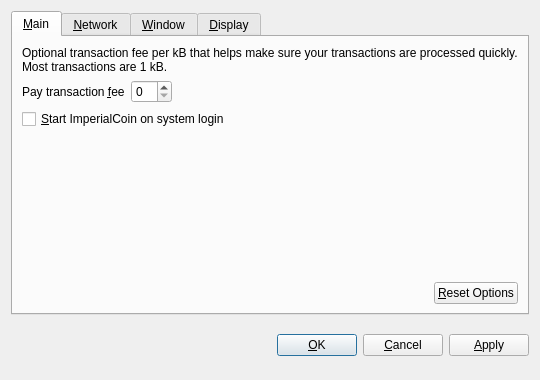
<?xml version="1.0" encoding="UTF-8"?>
<ui version="4.0">
 <class>OptionsDialog</class>
 <widget class="QDialog" name="OptionsDialog">
  <property name="geometry">
   <rect>
    <x>0</x>
    <y>0</y>
    <width>540</width>
    <height>380</height>
   </rect>
  </property>
  <property name="windowTitle">
   <string>Options</string>
  </property>
  <property name="modal">
   <bool>true</bool>
  </property>
  <layout class="QVBoxLayout" name="verticalLayout">
   <item>
    <widget class="QTabWidget" name="tabWidget">
     <property name="tabPosition">
      <enum>QTabWidget::North</enum>
     </property>
     <property name="currentIndex">
      <number>0</number>
     </property>
     <widget class="QWidget" name="tabMain">
      <attribute name="title">
       <string>&amp;Main</string>
      </attribute>
      <layout class="QVBoxLayout" name="verticalLayout_Main">
       <item>
        <widget class="QLabel" name="transactionFeeInfoLabel">
         <property name="text">
          <string>Optional transaction fee per kB that helps make sure your transactions are processed quickly. Most transactions are 1 kB.</string>
         </property>
         <property name="textFormat">
          <enum>Qt::PlainText</enum>
         </property>
         <property name="wordWrap">
          <bool>true</bool>
         </property>
        </widget>
       </item>
       <item>
        <layout class="QHBoxLayout" name="horizontalLayout_1_Main">
         <item>
          <widget class="QLabel" name="transactionFeeLabel">
           <property name="text">
            <string>Pay transaction &amp;fee</string>
           </property>
           <property name="textFormat">
            <enum>Qt::PlainText</enum>
           </property>
           <property name="buddy">
            <cstring>transactionFee</cstring>
           </property>
          </widget>
         </item>
         <item>
          <widget class="BitcoinAmountField" name="transactionFee"/>
         </item>
         <item>
          <spacer name="horizontalSpacer_1_Main">
           <property name="orientation">
            <enum>Qt::Horizontal</enum>
           </property>
           <property name="sizeHint" stdset="0">
            <size>
             <width>40</width>
             <height>20</height>
            </size>
           </property>
          </spacer>
         </item>
        </layout>
       </item>
       <item>
        <widget class="QCheckBox" name="bitcoinAtStartup">
         <property name="toolTip">
          <string>Automatically start ImperialCoin after logging in to the system.</string>
         </property>
         <property name="text">
          <string>&amp;Start ImperialCoin on system login</string>
         </property>
        </widget>
       </item>
       <item>
        <spacer name="verticalSpacer_Main">
         <property name="orientation">
          <enum>Qt::Vertical</enum>
         </property>
         <property name="sizeHint" stdset="0">
          <size>
           <width>20</width>
           <height>40</height>
          </size>
         </property>
        </spacer>
       </item>
       <item>
        <layout class="QHBoxLayout" name="horizontalLayout_2_Main">
         <item>
          <spacer name="horizontalSpacer_2_Main">
           <property name="orientation">
            <enum>Qt::Horizontal</enum>
           </property>
           <property name="sizeHint" stdset="0">
            <size>
             <width>40</width>
             <height>20</height>
            </size>
           </property>
          </spacer>
         </item>
         <item>
          <widget class="QPushButton" name="resetButton">
           <property name="toolTip">
            <string>Reset all client options to default.</string>
           </property>
           <property name="text">
            <string>&amp;Reset Options</string>
           </property>
           <property name="autoDefault">
            <bool>false</bool>
           </property>
          </widget>
         </item>
        </layout>
       </item>
      </layout>
     </widget>
     <widget class="QWidget" name="tabNetwork">
      <attribute name="title">
       <string>&amp;Network</string>
      </attribute>
      <layout class="QVBoxLayout" name="verticalLayout_Network">
       <item>
        <widget class="QCheckBox" name="mapPortUpnp">
         <property name="toolTip">
          <string>Automatically open the ImperialCoin client port on the router. This only works when your router supports UPnP and it is enabled.</string>
         </property>
         <property name="text">
          <string>Map port using &amp;UPnP</string>
         </property>
        </widget>
       </item>
       <item>
        <widget class="QCheckBox" name="connectSocks">
         <property name="toolTip">
          <string>Connect to the ImperialCoin network through a SOCKS proxy (e.g. when connecting through Tor).</string>
         </property>
         <property name="text">
          <string>&amp;Connect through SOCKS proxy:</string>
         </property>
        </widget>
       </item>
       <item>
        <layout class="QHBoxLayout" name="horizontalLayout_Network">
         <item>
          <widget class="QLabel" name="proxyIpLabel">
           <property name="text">
            <string>Proxy &amp;IP:</string>
           </property>
           <property name="textFormat">
            <enum>Qt::PlainText</enum>
           </property>
           <property name="buddy">
            <cstring>proxyIp</cstring>
           </property>
          </widget>
         </item>
         <item>
          <widget class="QValidatedLineEdit" name="proxyIp">
           <property name="maximumSize">
            <size>
             <width>140</width>
             <height>16777215</height>
            </size>
           </property>
           <property name="toolTip">
            <string>IP address of the proxy (e.g. 127.0.0.1)</string>
           </property>
          </widget>
         </item>
         <item>
          <widget class="QLabel" name="proxyPortLabel">
           <property name="text">
            <string>&amp;Port:</string>
           </property>
           <property name="textFormat">
            <enum>Qt::PlainText</enum>
           </property>
           <property name="buddy">
            <cstring>proxyPort</cstring>
           </property>
          </widget>
         </item>
         <item>
          <widget class="QLineEdit" name="proxyPort">
           <property name="maximumSize">
            <size>
             <width>55</width>
             <height>16777215</height>
            </size>
           </property>
           <property name="toolTip">
            <string>Port of the proxy (e.g. 9050)</string>
           </property>
          </widget>
         </item>
         <item>
          <widget class="QLabel" name="socksVersionLabel">
           <property name="text">
            <string>SOCKS &amp;Version:</string>
           </property>
           <property name="textFormat">
            <enum>Qt::PlainText</enum>
           </property>
           <property name="buddy">
            <cstring>socksVersion</cstring>
           </property>
          </widget>
         </item>
         <item>
          <widget class="QValueComboBox" name="socksVersion">
           <property name="toolTip">
            <string>SOCKS version of the proxy (e.g. 5)</string>
           </property>
          </widget>
         </item>
         <item>
          <spacer name="horizontalSpacer_Network">
           <property name="orientation">
            <enum>Qt::Horizontal</enum>
           </property>
           <property name="sizeHint" stdset="0">
            <size>
             <width>40</width>
             <height>20</height>
            </size>
           </property>
          </spacer>
         </item>
        </layout>
       </item>
       <item>
        <spacer name="verticalSpacer_Network">
         <property name="orientation">
          <enum>Qt::Vertical</enum>
         </property>
         <property name="sizeHint" stdset="0">
          <size>
           <width>20</width>
           <height>40</height>
          </size>
         </property>
        </spacer>
       </item>
      </layout>
     </widget>
     <widget class="QWidget" name="tabWindow">
      <attribute name="title">
       <string>&amp;Window</string>
      </attribute>
      <layout class="QVBoxLayout" name="verticalLayout_Window">
       <item>
        <widget class="QCheckBox" name="minimizeToTray">
         <property name="toolTip">
          <string>Show only a tray icon after minimizing the window.</string>
         </property>
         <property name="text">
          <string>&amp;Minimize to the tray instead of the taskbar</string>
         </property>
        </widget>
       </item>
       <item>
        <widget class="QCheckBox" name="minimizeOnClose">
         <property name="toolTip">
          <string>Minimize instead of exit the application when the window is closed. When this option is enabled, the application will be closed only after selecting Quit in the menu.</string>
         </property>
         <property name="text">
          <string>M&amp;inimize on close</string>
         </property>
        </widget>
       </item>
       <item>
        <spacer name="verticalSpacer_Window">
         <property name="orientation">
          <enum>Qt::Vertical</enum>
         </property>
         <property name="sizeHint" stdset="0">
          <size>
           <width>20</width>
           <height>40</height>
          </size>
         </property>
        </spacer>
       </item>
      </layout>
     </widget>
     <widget class="QWidget" name="tabDisplay">
      <attribute name="title">
       <string>&amp;Display</string>
      </attribute>
      <layout class="QVBoxLayout" name="verticalLayout_Display">
       <item>
        <layout class="QHBoxLayout" name="horizontalLayout_1_Display">
         <item>
          <widget class="QLabel" name="langLabel">
           <property name="text">
            <string>User Interface &amp;language:</string>
           </property>
           <property name="textFormat">
            <enum>Qt::PlainText</enum>
           </property>
           <property name="buddy">
            <cstring>lang</cstring>
           </property>
          </widget>
         </item>
         <item>
          <widget class="QValueComboBox" name="lang">
           <property name="toolTip">
            <string>The user interface language can be set here. This setting will take effect after restarting ImperialCoin.</string>
           </property>
          </widget>
         </item>
        </layout>
       </item>
       <item>
        <layout class="QHBoxLayout" name="horizontalLayout_2_Display">
         <item>
          <widget class="QLabel" name="unitLabel">
           <property name="text">
            <string>&amp;Unit to show amounts in:</string>
           </property>
           <property name="textFormat">
            <enum>Qt::PlainText</enum>
           </property>
           <property name="buddy">
            <cstring>unit</cstring>
           </property>
          </widget>
         </item>
         <item>
          <widget class="QValueComboBox" name="unit">
           <property name="toolTip">
            <string>Choose the default subdivision unit to show in the interface and when sending coins.</string>
           </property>
          </widget>
         </item>
        </layout>
       </item>
       <item>
        <widget class="QCheckBox" name="displayAddresses">
         <property name="toolTip">
          <string>Whether to show ImperialCoin addresses in the transaction list or not.</string>
         </property>
         <property name="text">
          <string>&amp;Display addresses in transaction list</string>
         </property>
        </widget>
       </item>
       <item>
        <spacer name="verticalSpacer_Display">
         <property name="orientation">
          <enum>Qt::Vertical</enum>
         </property>
         <property name="sizeHint" stdset="0">
          <size>
           <width>20</width>
           <height>40</height>
          </size>
         </property>
        </spacer>
       </item>
      </layout>
     </widget>
    </widget>
   </item>
   <item>
    <layout class="QHBoxLayout" name="horizontalLayout_Buttons">
     <item>
      <spacer name="horizontalSpacer_1">
       <property name="orientation">
        <enum>Qt::Horizontal</enum>
       </property>
       <property name="sizeHint" stdset="0">
        <size>
         <width>40</width>
         <height>48</height>
        </size>
       </property>
      </spacer>
     </item>
     <item>
      <widget class="QLabel" name="statusLabel">
       <property name="font">
        <font>
         <weight>75</weight>
         <bold>true</bold>
        </font>
       </property>
       <property name="text">
        <string/>
       </property>
       <property name="textFormat">
        <enum>Qt::PlainText</enum>
       </property>
       <property name="wordWrap">
        <bool>true</bool>
       </property>
      </widget>
     </item>
     <item>
      <spacer name="horizontalSpacer_2">
       <property name="orientation">
        <enum>Qt::Horizontal</enum>
       </property>
       <property name="sizeHint" stdset="0">
        <size>
         <width>40</width>
         <height>48</height>
        </size>
       </property>
      </spacer>
     </item>
     <item>
      <widget class="QPushButton" name="okButton">
       <property name="text">
        <string>&amp;OK</string>
       </property>
      </widget>
     </item>
     <item>
      <widget class="QPushButton" name="cancelButton">
       <property name="text">
        <string>&amp;Cancel</string>
       </property>
       <property name="autoDefault">
        <bool>false</bool>
       </property>
      </widget>
     </item>
     <item>
      <widget class="QPushButton" name="applyButton">
       <property name="text">
        <string>&amp;Apply</string>
       </property>
       <property name="autoDefault">
        <bool>false</bool>
       </property>
      </widget>
     </item>
    </layout>
   </item>
  </layout>
 </widget>
 <customwidgets>
  <customwidget>
   <class>BitcoinAmountField</class>
   <extends>QSpinBox</extends>
   <header>bitcoinamountfield.h</header>
  </customwidget>
  <customwidget>
   <class>QValueComboBox</class>
   <extends>QComboBox</extends>
   <header>qvaluecombobox.h</header>
  </customwidget>
  <customwidget>
   <class>QValidatedLineEdit</class>
   <extends>QLineEdit</extends>
   <header>qvalidatedlineedit.h</header>
  </customwidget>
 </customwidgets>
 <resources/>
 <connections/>
</ui>
